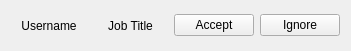
<?xml version="1.0" encoding="UTF-8"?>
<ui version="4.0">
 <class>JobCandidate</class>
 <widget class="QWidget" name="JobCandidate">
  <property name="geometry">
   <rect>
    <x>0</x>
    <y>0</y>
    <width>351</width>
    <height>51</height>
   </rect>
  </property>
  <property name="windowTitle">
   <string>Form</string>
  </property>
  <layout class="QHBoxLayout" name="horizontalLayout">
   <item>
    <widget class="QLabel" name="usernameLabel">
     <property name="text">
      <string>Username</string>
     </property>
     <property name="alignment">
      <set>Qt::AlignCenter</set>
     </property>
    </widget>
   </item>
   <item>
    <widget class="QLabel" name="jobTitleLabel">
     <property name="text">
      <string>Job Title</string>
     </property>
     <property name="alignment">
      <set>Qt::AlignCenter</set>
     </property>
    </widget>
   </item>
   <item>
    <widget class="QPushButton" name="acceptButton">
     <property name="cursor">
      <cursorShape>PointingHandCursor</cursorShape>
     </property>
     <property name="text">
      <string>Accept</string>
     </property>
    </widget>
   </item>
   <item>
    <widget class="QPushButton" name="ignoreButton">
     <property name="cursor">
      <cursorShape>PointingHandCursor</cursorShape>
     </property>
     <property name="text">
      <string>Ignore</string>
     </property>
    </widget>
   </item>
  </layout>
 </widget>
 <resources/>
 <connections/>
</ui>
